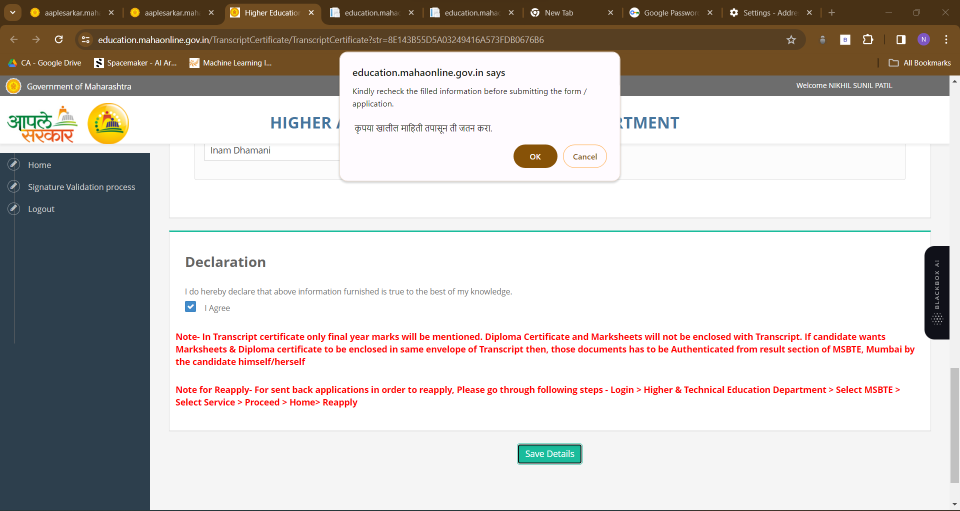
#> input picture images/image.png, 1920 x 1022 px, found by its file name (shown at 1/2 size)
$ python transformation.py
#> lines starting #> are read from the running program, lines starting #| are printed output that depends on the picture
import cv2 as cv
import numpy as np

img  = cv.imread('D:\OpenCV\images\image.png')
#> img is the input picture: shape (1022, 1920, 3); mean B, G, R 193, 196.5, 201.2
cv.imshow('Image', img)

# -x --> Left
# -y --> up
# x --> Right
# y --> Down

#Translation
def translate(img, x, y):
    transMat = np.float32([[1,0,x],[0,1,y]])
    dimensions = (img.shape[1], img.shape[0])
    return cv.warpAffine(img, transMat, dimensions)

translated = translate(img, 100, 100)
#> in translate, `return cv.warpAffine(img, transMat, dimensions)`:
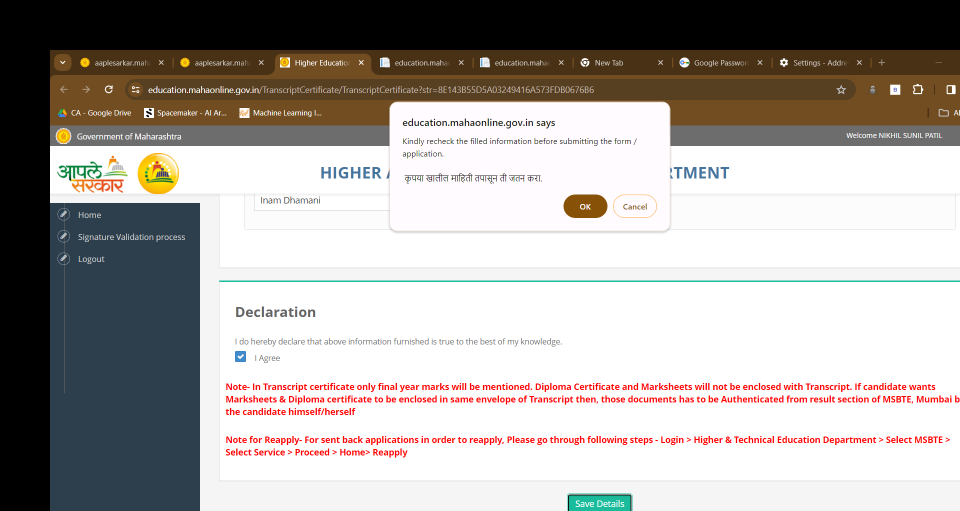
#> returned value: shape (1022, 1920, 3) (shown at 1/2 size); mean of channels 0, 1, 2 163.3, 166.8, 171.6; drawn as B, G, R
cv.imshow('translated', translated)


#Rotation
def rotate (img, angle, roPoint=None):
    (height, width) = img.shape[:2]

    if roPoint is None:
        roPoint = (width//2, height//2)
    rotMat = cv.getRotationMatrix2D(roPoint, angle, 1.0)
    dimensions = (width, height)

    return cv.warpAffine(img, rotMat, dimensions)

resized = cv.resize(img, (500,500), interpolation = cv.INTER_CUBIC)
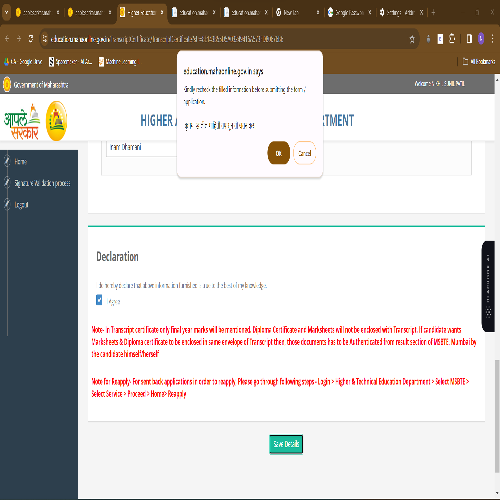
#> resized: shape (500, 500, 3); mean B, G, R 192.9, 196.5, 201.2
cv.imshow('Resized', resized)

rotated = rotate(img, 45)
#> in rotate, `return cv.warpAffine(img, rotMat, dimensions)`:
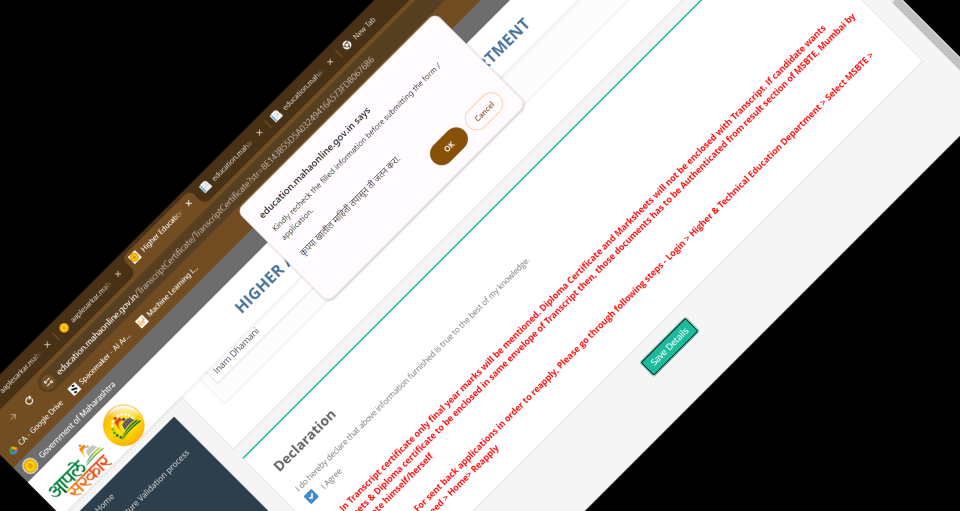
#> returned value: shape (1022, 1920, 3) (shown at 1/2 size); mean of channels 0, 1, 2 150.7, 153.7, 158.1; drawn as B, G, R
cv.imshow("Rotated", rotated)
cv.waitKey(0)
